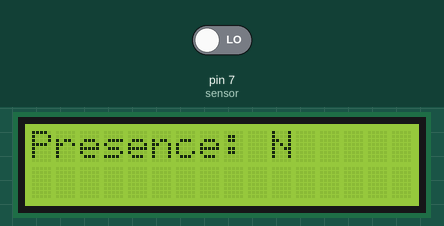
Bench run of a sketch on a simulated Arduino Uno, built with avr-gcc and run on an emulated ATmega328P. Shown: 16×2 character LCD. Inputs (shaded band) come from the test bench; at power-on: pin 7 (sensor) LOW.

Above: at 1.25 s.
1.3 s: pin 7 (sensor) driven HIGH
At 1.51 s:
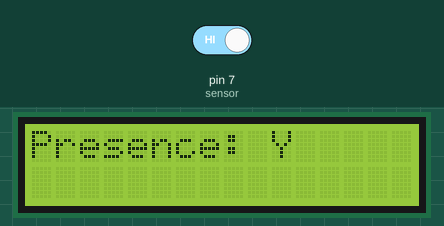
3.6 s: pin 7 (sensor) driven LOW
At 4.2 s:
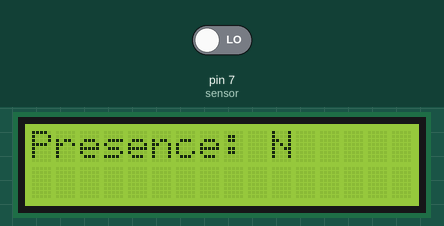
Timing chart, 0 to 6.6 s (numbered marks = the images above; inputs shaded):
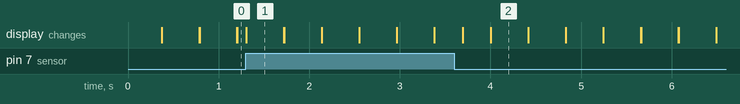

The sketch:

Arduino-pd06_tarefa3.ino
```cpp
// LiquidCrystal(RS, E, D4, D5, D6, D7)
#include <LiquidCrystal.h>
#define D10 10
#define D11 11
#define D12 12
#define D13 13
#define E 9
#define RS 8

const int sensor = 7;
char presence;
int sensorRead;

LiquidCrystal LCD(RS, E, D10, D11, D12, D13);

void setup() {
 LCD.begin(16,2);
  pinMode(sensor, INPUT);
}

void loop() {
 sensorRead = digitalRead(sensor);
  if(sensorRead > 0){
    presence = 'Y';
  } else {
    presence = 'N';
  }
 LCD.print("Presence: ");
 LCD.print(presence);
 delay(100);
 LCD.clear();
}

/*Alteração dos cabos
de-para
9 - 8*
8 - 9*
7 - 13*
6 - 12*
5 - 11*
4 - 10*
*/
```

Measured:
- after the input at 1.3 s, the display: changes at once (image 1)
- after the input at 3.6 s, the display: changes after 0.09 s (image 2)
- what the display in image 1 shows lasts 0.4 s, from 1.3 s to 1.7 s
